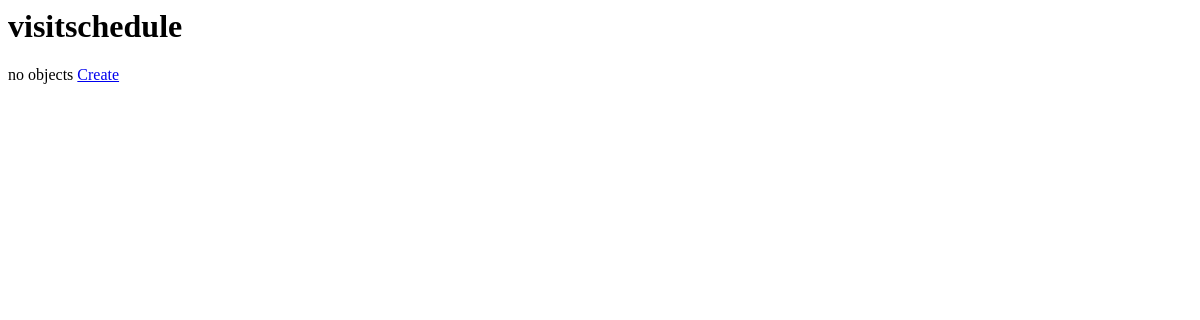
The page /visitschedule/ on the database as committed earlier.
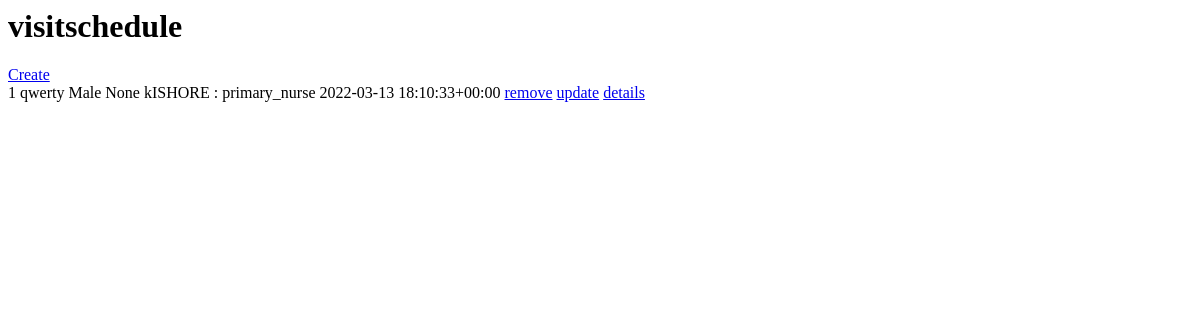
The same page on the database as committed later.
### user/models.py (models this page shows)
class VisitSchedule(models.Model):
    date = models.DateTimeField(default=timezone.now())
    duration = models.IntegerField()
    patient = models.ForeignKey(Patient, on_delete=models.PROTECT)
    nurse = models.ForeignKey(User, on_delete=models.PROTECT)
    email_sent = models.BooleanField(default=False)
    def __str__(self):
        return f"{self.patient} {self.nurse} {self.date}"

class Patient(models.Model):
    full_name = models.CharField(max_length=100)
    date_of_birth = models.DateField(default=datetime.date.today())
    address = models.CharField(max_length=255)
    landmark = models.CharField(max_length=255)
    phone = models.IntegerField()
    gender = models.CharField(
        max_length=100,
        choices=GENDER_CHOICES,
        default=GENDER_CHOICES[0][0],
    )
    emergency_phone_number = models.IntegerField()
    expired_time = models.DateTimeField(null=True, default=timezone.now())
    ward = models.ForeignKey("Ward", on_delete=models.PROTECT, null=True, blank=True)
    def __str__(self):
        return f"{self.full_name} {self.gender} {self.ward}"

class User(AbstractUser):
    username = None
    full_name = models.CharField(max_length=100)
    role = models.CharField(
        max_length=100, choices=USERS_ROLE_CHOICES, default=USERS_ROLE_CHOICES[0][0]
    )
    email = models.EmailField(_("email address"), unique=True)
    phone = models.BigIntegerField(null=True, blank=True)
    is_verified = models.BooleanField(default=False)
    password = models.CharField(max_length=100, default="primarynurse")
    district = models.ForeignKey(
        District, on_delete=models.PROTECT, null=True, blank=True
    )
    facility = models.ForeignKey(Facility, on_delete=models.PROTECT, null=True)
    created_at = models.DateTimeField(auto_now=True)
    updated_at = models.DateTimeField(blank=True, null=True)
    isFirst = models.BooleanField(default=True)
    last_email_sent_date = models.DateField(default=datetime.date.today, null=True)
    deleted = models.BooleanField(default=False)
    USERNAME_FIELD = "email"
    REQUIRED_FIELDS = []
    objects = UserManager()
    def __str__(self):
        return f"{self.full_name} : {self.role}"

### user/views.py (the view)
# urls.py: path("visitschedule/", VisitScheduleView.as_view()),
class VisitScheduleView(ListView):
    queryset = VisitSchedule.objects.all()
    template_name = "visitschedule.html"
    context_object_name = "visitschedules"

### templates/visitschedule.html
<h1>visitschedule</h1>
{%if not visitschedules%} no objects {%endif%}
<a href="/visitschedule-create/">Create</a><br />
{% for visitschedule in visitschedules%} {{forloop.counter}} {{visitschedule}}
<a href="/visitschedule-delete/{{visitschedule.id}}">remove</a>
<a href="/visitschedule-update/{{visitschedule.id}}">update</a>
<a href="/visitschedule-detail/{{visitschedule.id}}">details</a><br />
{% endfor %}

Rows that differ between the two databases and show on the page:
added VisitSchedule: patient+nurse+date "qwerty Male None kISHORE : primary_nurse 2022-03-13 18:10:33+00:00"
Other text that changed with them:
text no longer shown: "no objects"
